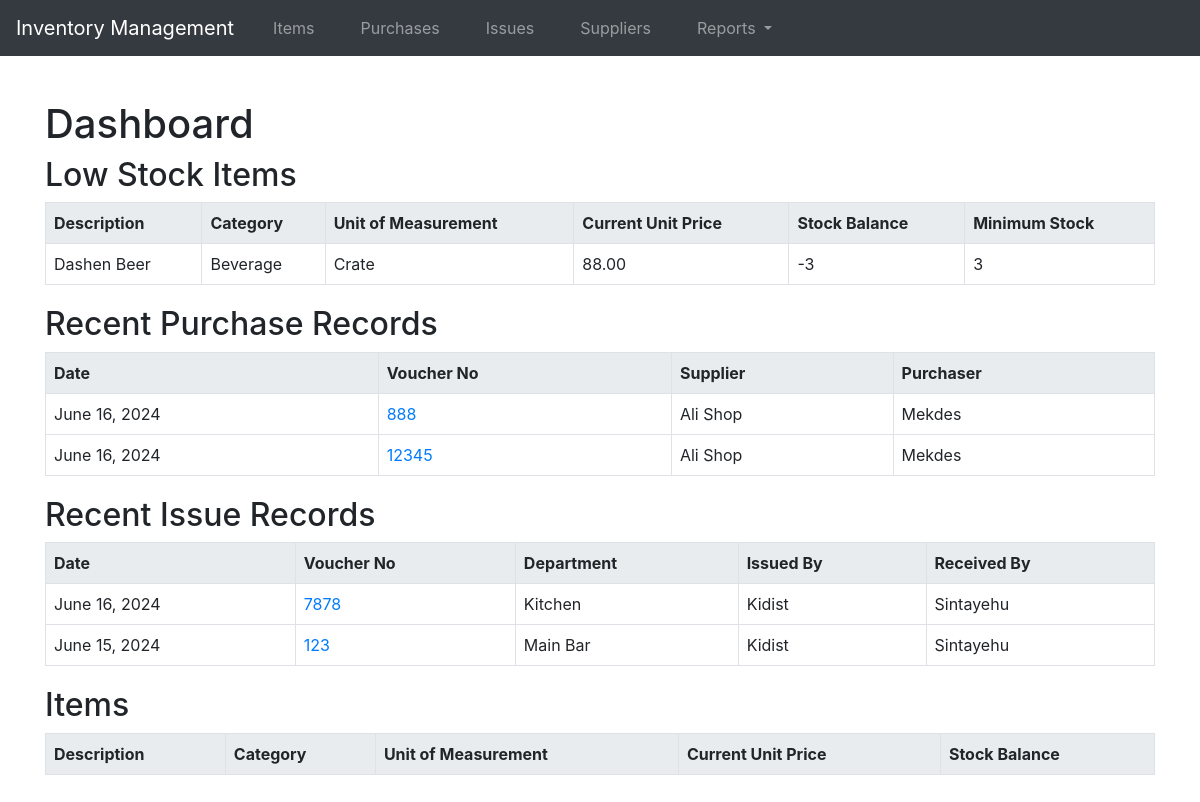
The page / on the database its author committed.
### store/models.py (models this page shows, shortened)
class Item(models.Model):
    CATEGORY_CHOICES = [
        ('Beverage', 'Beverage'),
        ('Food Provision', 'Food Provision'),
        ('Sanitary', 'Sanitary'),
        ('Maintenance', 'Maintenance'),
        ('Service Aid', 'Service Aid'),
        ('Stationary', 'Stationary'),
        ('Sundry', 'Sundry'),
        ('Fresh Baazar', 'Fresh Baazar'),
    ]
    UNIT_OF_MEASUREMENT_CHOICES = [
        ('Piece', 'Piece'),
        ('Kilogram', 'Kilogram'),
        ('Gram', 'Gram'),
        ('Liter', 'Liter'),
        ('Milliliter', 'Milliliter'),
        ('Bottle', 'Bottle'),
        ('Crate', 'Crate'),
        ('Pack', 'Pack'),
        ('Box', 'Box'),
        ('Bag', 'Bag'),
        ('Dozen', 'Dozen'),
        ('Meter', 'Meter'),
        ('Centimeter', 'Centimeter'),
        ('Square Meter', 'Square Meter'),
        ('Cubic Meter', 'Cubic Meter'),
    ]
    description = models.CharField(max_length=255, db_index=True)
    category = models.CharField(max_length=50, choices=CATEGORY_CHOICES, db_index=True)
    unit_of_measurement = models.CharField(max_length=50, choices=UNIT_OF_MEASUREMENT_CHOICES)
    current_unit_price = models.DecimalField(max_digits=10, decimal_places=2)
    stock_balance = models.IntegerField()
    minimum_stock = models.IntegerField()

class PurchaseRecord(models.Model):
    date = models.DateField(default=timezone.now)
    supplier = models.ForeignKey(Supplier, related_name='supplier', on_delete=models.CASCADE, null=True)
    purchaser = models.CharField(max_length=100)
    voucher_number = models.CharField(max_length=50, unique=True, null=True, db_index=True)
    upload_receipt = models.FileField(upload_to='receipts/', blank=True, null=True)
    total_value = models.DecimalField(max_digits=15, decimal_places=2, default=0.0)

class Supplier(models.Model):
    name = models.CharField(max_length=100, db_index=True)
    contact_person = models.CharField(max_length=100)
    phone_number = models.CharField(max_length=20)
    address = models.CharField(max_length=250)
    tin_number = models.CharField(max_length=10)
    def __str__(self):
        return self.name

class IssueRecord(models.Model):
    date = models.DateField(default=timezone.now)
    department = models.CharField(max_length=255, db_index=True)
    issued_by = models.CharField(max_length=100)
    received_by = models.CharField(max_length=100)
    voucher_number = models.CharField(max_length=50, unique=True, null=True, db_index=True)
    total_value = models.DecimalField(max_digits=15, decimal_places=2, default=0.0)

### store/views.py (the view)
# urls.py: path('', views.dashboard, name='dashboard'),
def dashboard(request):
    recent_purchase_records = PurchaseRecord.objects.order_by('-date')[:5]
    recent_issue_records = IssueRecord.objects.order_by('-date')[:5]
    low_stock_items = Item.objects.filter(stock_balance__lt=F('minimum_stock'))
    context = {
        'recent_purchase_records': recent_purchase_records,
        'recent_issue_records': recent_issue_records,
        'low_stock_items': low_stock_items,
    }
    return render(request, 'store/dashboard.html', context)

### store/templates/store/dashboard.html (shortened to what this page needs)
{% extends 'base.html' %}
{% block content %}
<h1>Dashboard</h1>
<h2>Low Stock Items</h2>
<table>
    <tr>
        <th>Description</th>
        <th>Category</th>
        <th>Unit of Measurement</th>
        <th>Current Unit Price</th>
        <th>Stock Balance</th>
        <th>Minimum Stock</th>
    </tr>
    {% for item in low_stock_items %}
    <tr>
        <td>{{ item.description }}</td>
        <td>{{ item.category }}</td>
        <td>{{ item.unit_of_measurement }}</td>
        <td>{{ item.current_unit_price }}</td>
        <td>{{ item.stock_balance }}</td>
        <td>{{ item.minimum_stock }}</td>
    </tr>
    {% endfor %}
</table>
<h2>Recent Purchase Records</h2>
<table>
    <tr>
        <th>Date</th>
        <th>Voucher No</th>
        <th>Supplier</th>
        <th>Purchaser</th>
    </tr>
    {% for record in recent_purchase_records %}
    <tr>
        <td>{{ record.date }}</td>
        <td><a href="{% url 'purchase_record_detail' record.pk %}">{{ record.voucher_number }}</a></td>
        <td>{{ record.supplier }}</td>
        <td>{{ record.purchaser }}</td>
    </tr>
    {% endfor %}
</table>
<h2>Recent Issue Records</h2>
<table>
    <tr>
        <th>Date</th>
        <th>Voucher No</th>
        <th>Department</th>
        <th>Issued By</th>
        <th>Received By</th>
    </tr>
    {% for record in recent_issue_records %}
    <tr>
        <td>{{ record.date }}</td>
        <td><a href="{% url 'issue_record_detail' record.pk %}">{{ record.voucher_number }}</a></td>
        <td>{{ record.department }}</td>
        <td>{{ record.issued_by }}</td>
        <td>{{ record.received_by }}</td>
    </tr>
    {% endfor %}
</table>
<h2>Items</h2>
<table>
    <tr>
        <th>Description</th>
        <th>Category</th>
        <th>Unit of Measurement</th>
        <th>Current Unit Price</th>
        <th>Stock Balance</th>
    </tr>
</table>
{% endblock %}

### store/static/css/style.css (style rules this page uses)
body { font-family: Arial, sans-serif; margin: 0; padding: 0; background-color: #f8f9fa; }
table { width: 100%; border-collapse: collapse; margin-bottom: 20px; }
table, th, td { border: 1px solid #dee2e6; }
th, td { padding: 8px; text-align: left; }
th { background-color: #e9ecef; }
a { color: #007bff; text-decoration: none; }

### rows shown on the page
Item: description "Dashen Beer", category "Beverage", unit_of_measurement "Crate", current_unit_price "88.00", stock_balance "-3", minimum_stock "3"
PurchaseRecord: date "June 16, 2024", voucher_number "888", supplier "Ali Shop", purchaser "Mekdes"
PurchaseRecord: date "June 16, 2024", voucher_number "12345", supplier "Ali Shop", purchaser "Mekdes"
IssueRecord: date "June 16, 2024", voucher_number "7878", department "Kitchen", issued_by "Kidist", received_by "Sintayehu"
IssueRecord: date "June 15, 2024", voucher_number "123", department "Main Bar", issued_by "Kidist", received_by "Sintayehu"
